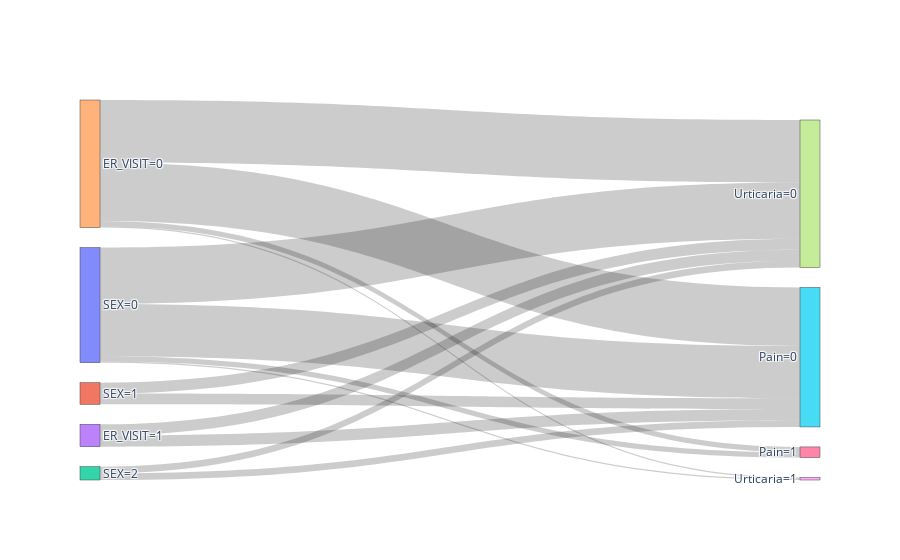

The cell this chart's notebook holds for it:
### Code cell
features = ["SEX", "ER_VISIT"]
adverse_affects = ["Pain", "Urticaria"]
whole_features = []
for feature in features:
    val = df[feature].unique().tolist()
    print(val)
    for v in val:
        f_v = feature + "=" + str(v)
        whole_features.append(f_v)
whole_affects = []
for affect in adverse_affects:
    val = df[affect].unique().tolist()
    print(val)
    for v in val:
        a_v = affect + "=" + str(v)
        whole_affects.append(a_v)
print(whole_features)
print(whole_affects)
node = dict(label=whole_features + whole_affects)
link = dict(source=[], target=[], value=[])
for i,f in enumerate(whole_features):
    for j,a in enumerate(whole_affects):
        sub_df = df[(df[f.split("=")[0]] == int(f.split("=")[1])) & (df[a.split("=")[0]] == int(a.split("=")[1]))]
        print(sub_df.shape)
        link["source"].append(i)
        link["target"].append(len(whole_features) + j)
        link["value"].append(sub_df.shape[0])
fig = go.Figure(data=[go.Sankey(node=node, link=link)])
fig.show()

### Figure 1 — Plotly figure (JSON) as saved in the notebook; plotly's stock layout.template omitted (floating-point values rounded to 4 significant figures)
{"data": [{"link": {"source": [0, 0, 0, 0, 1, 1, 1, 1, 2, 2, 2, 2, 3, 3, 3, 3, 4, 4, 4, 4], "target": [5, 6, 7, 8, 5, 6, 7, 8, 5, 6, 7, 8, 5, 6, 7, 8, 5, 6, 7, 8], "value": [32209, 3255, 34692, 772, 6643, 0, 6643, 0, 4097, 0, 4097, 0, 6904, 0, 6904, 0, 36045, 3255, 38528, 772]}, "node": {"label": ["SEX=0", "SEX=1", "SEX=2", "ER_VISIT=1", "ER_VISIT=0", "Pain=0", "Pain=1", "Urticaria=0", "Urticaria=1"]}, "type": "sankey"}], "layout": {}}
